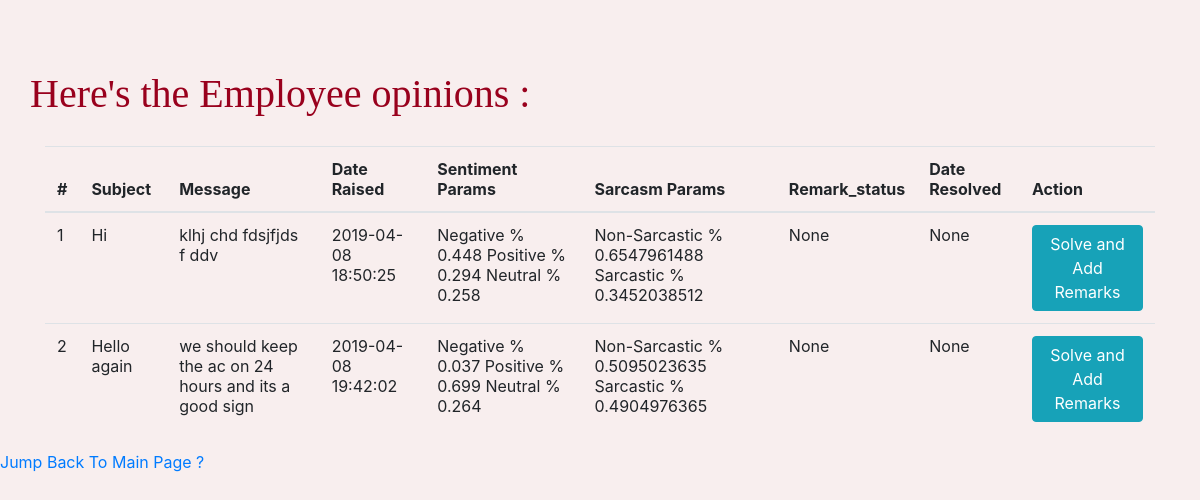
The app's page /senr/see_opinions, older data.
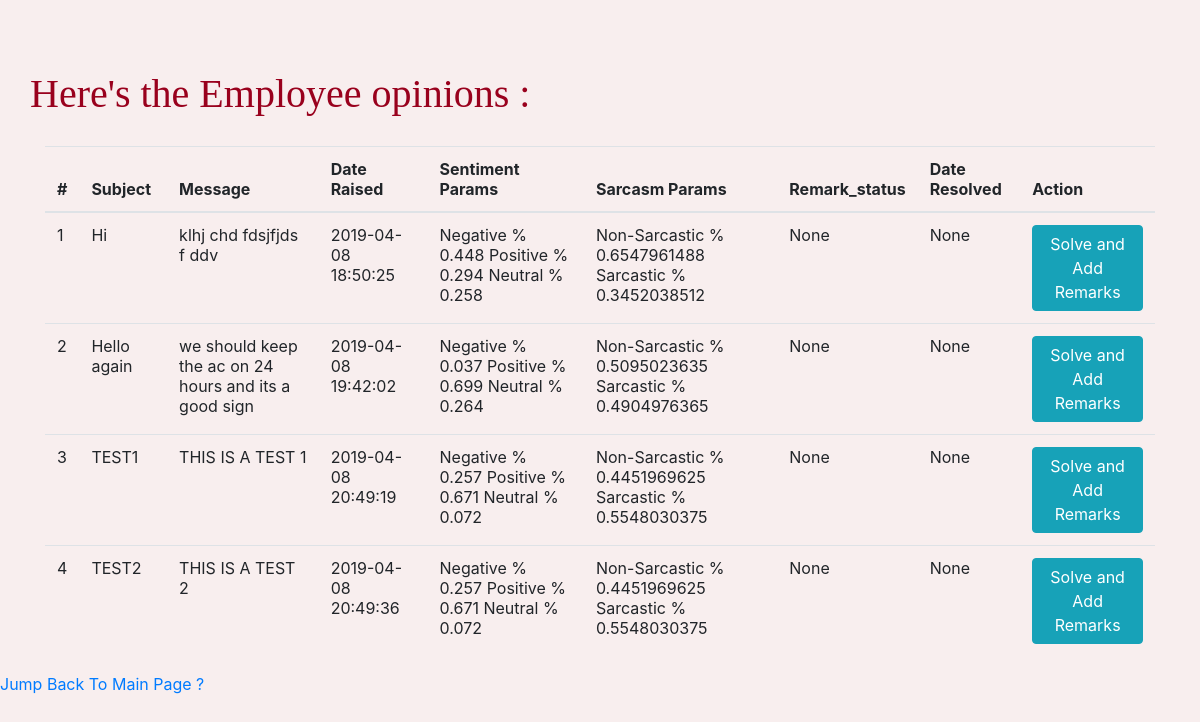
The same page, newer data.
### tables this page shows
CREATE TABLE opinion (sno INTEGER PRIMARY KEY,sub Text,message Text,sentiments Text,sarcasm Text,remark Text DEFAULT NULL,date_su DATETIME DEFAULT CURRENT_TIMESTAMP,date_re Text DEFAULT NULL);

### app.py (the view)
@app.route('/senr/see_opinions')
def return_opinions():
    con = sql.connect("dbs.db")
    con.row_factory = sql.Row
    cur = con.cursor()
    cur.execute("select * from opinion")
    rows = cur.fetchall()
    return render_template('view_opinion.html' , rows = rows)

### templates/view_opinion.html (shortened to what this page needs)
<html>
    <head>
    <link rel = "stylesheet" href  = "https://stackpath.bootstrapcdn.com/bootstrap/4.3.1/css/bootstrap.min.css" />
     <link rel = "stylesheet" href = "{{ url_for('static',filename='style.css') }}">
    </head>
    <body class = "body_lp">
        <h1 class = "fh" >Here's the Employee opinions  :</h1>
        <div class = "container">
           <div class = "row">
               <div class = "col">
                    <div class="table-responsive">
                            <table class="table">
                              <thead>
                                <tr>
                                  <th>#</th>
                                  <th>Subject </th>
                                  <th>Message </th>
                                  <th>Date Raised</th>
                                  <th>Sentiment Params</th>
                                  <th>Sarcasm Params </th>
                                  <th>Remark_status</th>
                                   <th>Date Resolved </th>
                                   <th>Action </th>
                                </tr>
                              </thead>
                              <tbody>
                       {% for row in rows %}
                                <tr>
                                  <td>{{row["sno"]}}</td>
                                  <td>{{row["sub"]}}</td>
                                  <td>{{row["message"]}}</td>
                                  <td>{{row["date_su"]}}</td>
                                  <td>{{row["sentiments"]}}</td>
                                  <td>{{row["sarcasm"]}}</td>
                                  <td>{{row["remark"]}}</td>
                                  <td>{{row["date_re"]}}</td>
                                  <td><a> <button type="button" class="btn btn-info">Solve and Add Remarks</button> </a> </td>
                                </tr>
                      {% endfor%}
                              </tbody>
                            </table>
                            </div>
             </div>
           </div>
        </div>
           <footer>
             <a href = {{url_for('emp' , choice = 'senr' )}} > Jump Back To Main Page ? </a>
             </footer>
    </body>
</html>

Row changes from the older to the newer data that the page shows:
added opinion: sno "3", sub "TEST1", message "THIS IS A TEST 1", date_su "2019-04-08 20:49:19", sentiments "Negative % 0.257 Positive % 0.671 Neutral % 0.072", sarcasm "Non-Sarcastic % 0.4451969625 Sarcastic % 0.5548030375", remark "None", date_re "None"
added opinion: sno "4", sub "TEST2", message "THIS IS A TEST 2", date_su "2019-04-08 20:49:36", sentiments "Negative % 0.257 Positive % 0.671 Neutral % 0.072", sarcasm "Non-Sarcastic % 0.4451969625 Sarcastic % 0.5548030375", remark "None", date_re "None"
